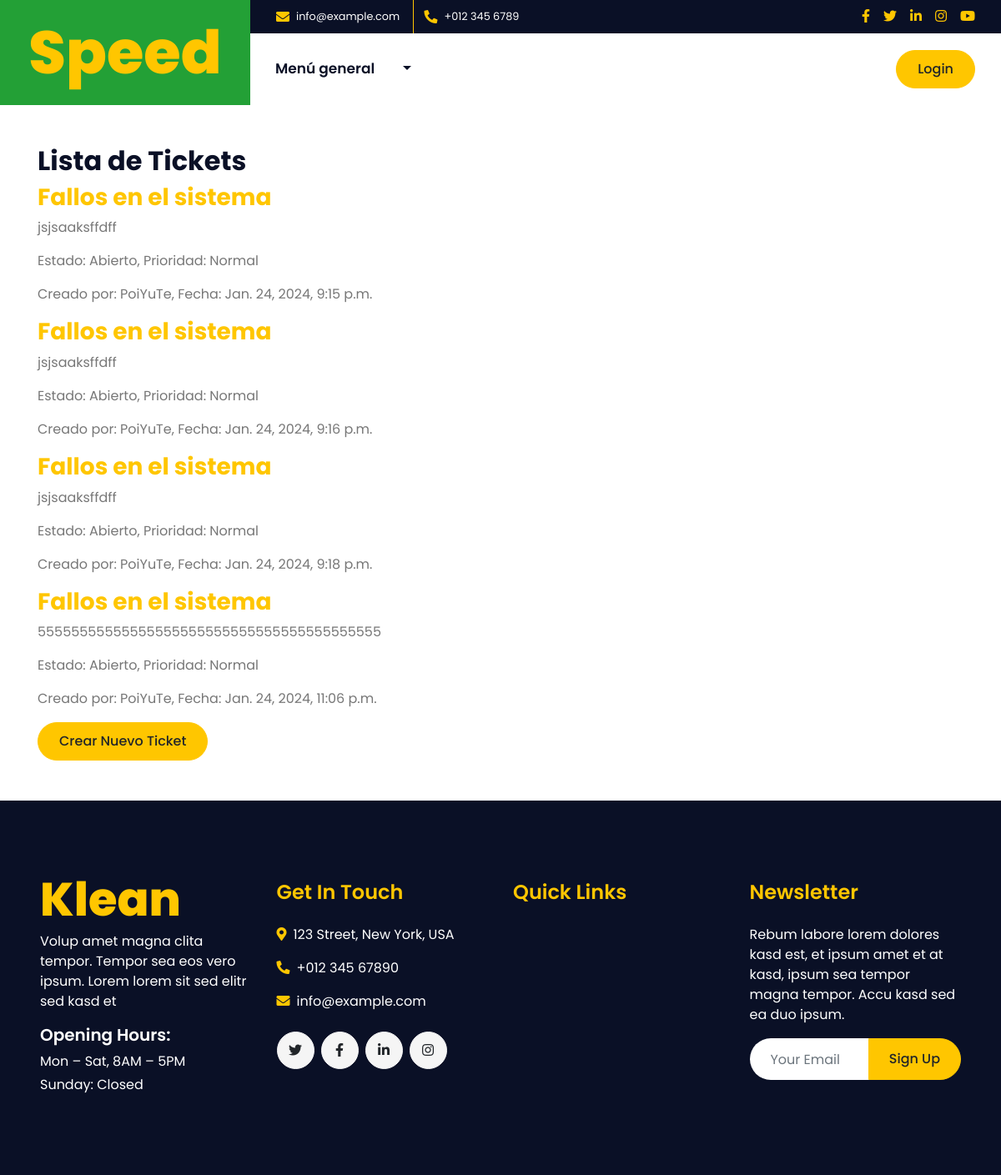
/tickets/, run on an earlier commit of the app's database.
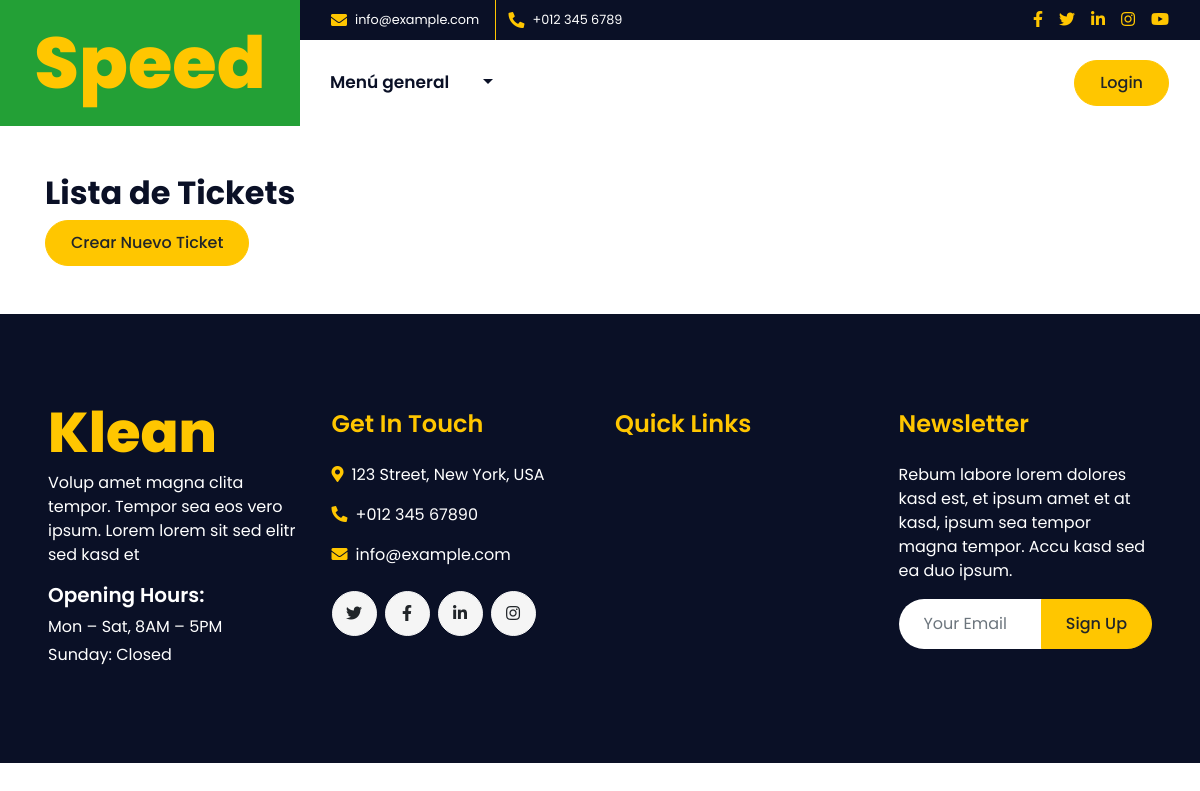
And on a later commit of the database.
### core/models.py (models this page shows, shortened)
class Ticket(models.Model):
    asunto = models.CharField(max_length=1000)
    descripcion = models.TextField()
    estado = models.CharField(max_length=20, default='Abierto')
    prioridad = models.CharField(max_length=20, default='Normal')
    usuario = models.ForeignKey(User, on_delete=models.CASCADE)
    fecha_creacion = models.DateTimeField(auto_now_add=True)
    respuesta = models.TextField(default='', blank=True, null=True, max_length=1000)

### core/views.py (the view)
# urls.py: path('tickets/', ticket_list, name='ticket_list'),
def ticket_list(request):
    tickets = Ticket.objects.all()
    return render(request, 'core/ticket_list.html', {'tickets': tickets})

### core/templates/core/ticket_list.html (shortened to what the changed rows need)
<!DOCTYPE html>
<html lang="en">
<head>
    {% load static %}
    <link href="https://cdnjs.cloudflare.com/ajax/libs/font-awesome/5.10.0/css/all.min.css" rel="stylesheet">
    <link href="lib/owlcarousel/assets/owl.carousel.min.css" rel="stylesheet">
    <link href="lib/lightbox/css/lightbox.min.css" rel="stylesheet">
    <link href="{% static 'core/'%}css/style.css" rel="stylesheet">
</head>
<body>
    <div class="container-fluid">
        <div class="row">
            <div class="col-lg-3 bg-secondary d-none d-lg-block">
                <a href="#" class="navbar-brand w-100 h-100 m-0 p-0 d-flex align-items-center justify-content-center">
                    <h1 class="m-0 display-3 text-primary">Speed</h1>
                </a>
            </div>
        </div>
    </div>
    <div class="container mt-5">
        <h2>Lista de Tickets</h2>
        {% for ticket in tickets %}
        <div>
            <h3><a href="{% url 'ticket_detail' ticket.id %}">{{ ticket.asunto }}</a></h3>
            <p>{{ ticket.descripcion }}</p>
            <p>Estado: {{ ticket.estado }}, Prioridad: {{ ticket.prioridad }}</p>
            <p>Creado por: {{ ticket.usuario.username }}, Fecha: {{ ticket.fecha_creacion }}</p>
        </div>
        {% endfor %}
    </div>
    <div class="container-fluid bg-dark text-white mt-5 py-5 px-sm-3 px-md-5">
        <div class="row pt-5">
            <div class="col-lg-3 col-md-6 mb-5">
                <a href="index.html" class="navbar-brand">
                    <h1 class="m-0 mt-n3 display-4 text-primary">Klean</h1>
                </a>
            </div>
        </div>
    </div>
    <script src="{% load static %}js/main.js"></script>
</body>
</html>

What changed in the data, as far as the page shows it:
removed Ticket: asunto "Fallos en el sistema", descripcion "jsjsaaksffdff", estado "Abierto", prioridad "Normal", usuario.username "PoiYuTe", fecha_creacion "Jan. 24, 2024, 9:15 p.m."
removed Ticket: asunto "Fallos en el sistema", descripcion "jsjsaaksffdff", estado "Abierto", prioridad "Normal", usuario.username "PoiYuTe", fecha_creacion "Jan. 24, 2024, 9:16 p.m."
removed Ticket: asunto "Fallos en el sistema", descripcion "jsjsaaksffdff", estado "Abierto", prioridad "Normal", usuario.username "PoiYuTe", fecha_creacion "Jan. 24, 2024, 9:18 p.m."
removed Ticket: asunto "Fallos en el sistema", descripcion "55555555555555555555555555555555555555555", estado "Abierto", prioridad "Normal", usuario.username "PoiYuTe", fecha_creacion "Jan. 24, 2024, 11:06 p.m."
